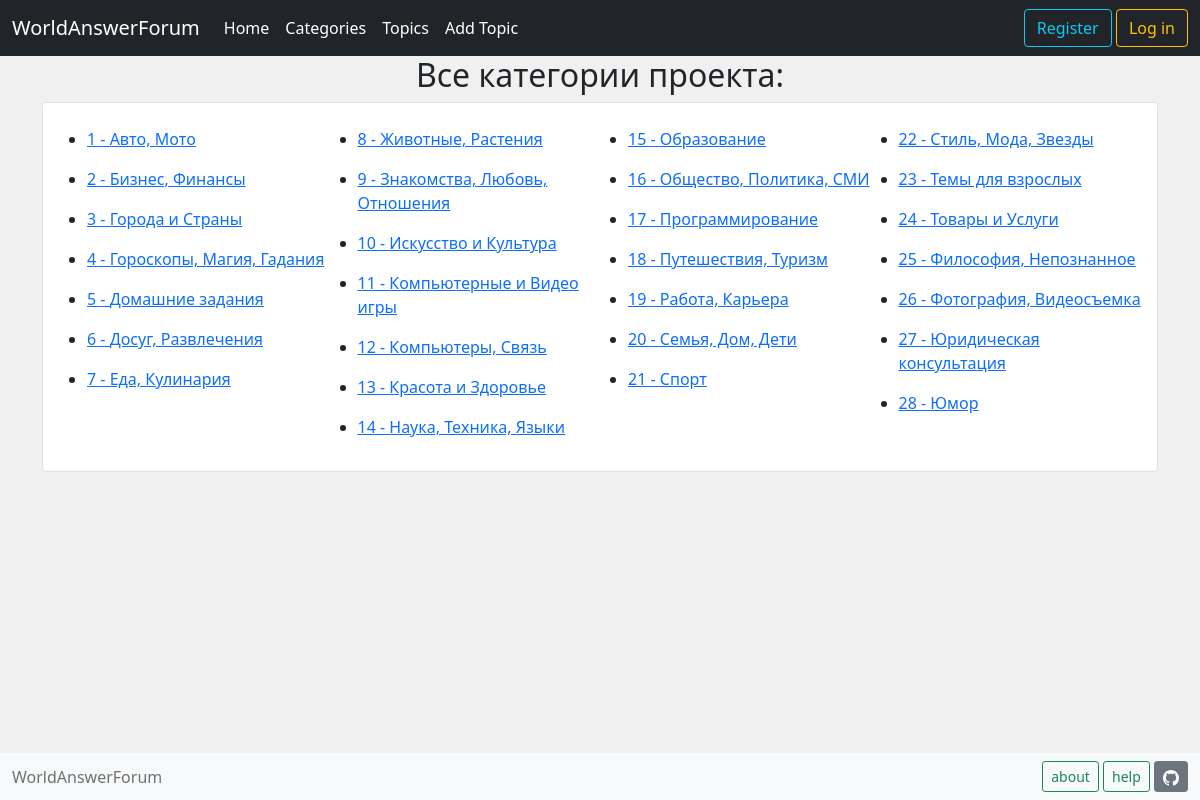
The page /categories on the database as committed earlier.
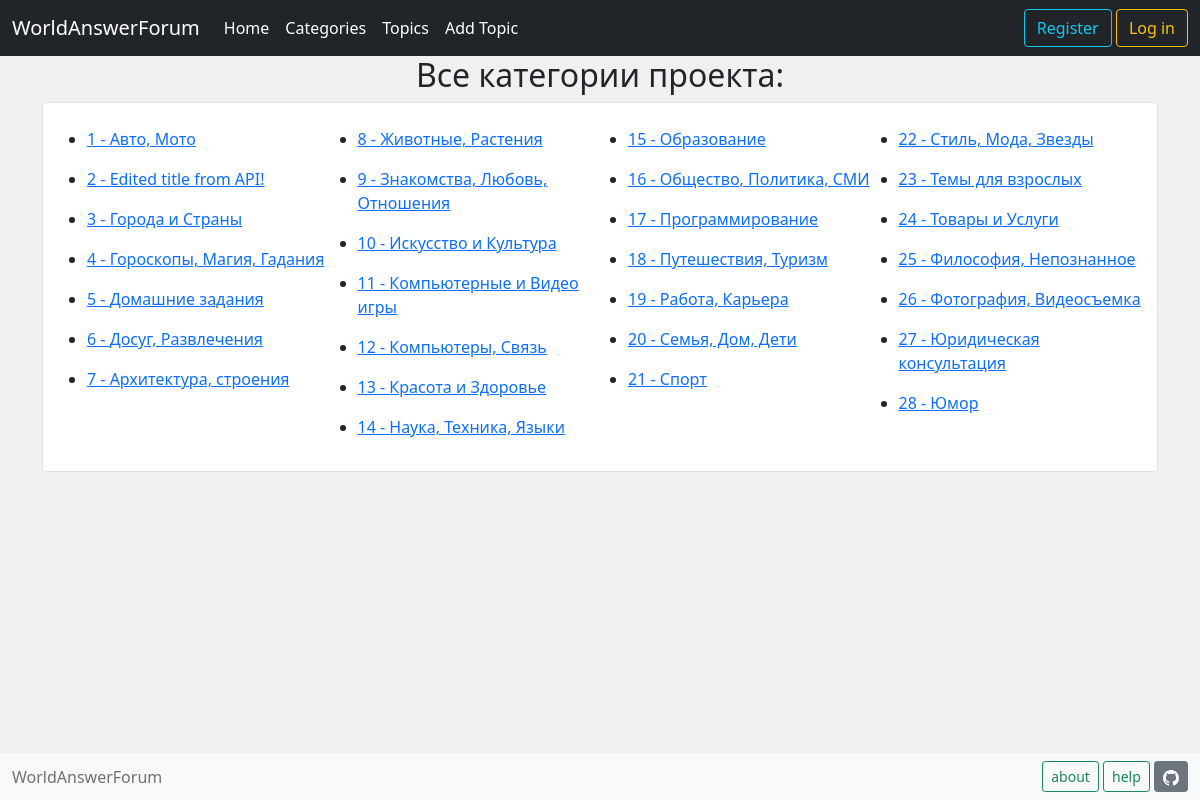
The same page on the database as committed later.
### data/category.py (models this page shows, shortened)
class Category(SqlAlchemyBase, SerializerMixin):
    __tablename__ = 'category'
    id = sqlalchemy.Column(
        sqlalchemy.Integer, autoincrement=True,
        primary_key=True, nullable=False)
    title = sqlalchemy.Column(
        sqlalchemy.String, unique=True, nullable=False)

### main.py (the view)
@app.route("/categories")
def all_categories():
    db_sess = db_session.create_session()
    categories = list(db_sess.query(Category).all())
    four_category_lists = \
        [categories[len(categories) // 4 * i:len(categories) // 4 * (i + 1)]
         for i in range(4)]
    return render_template(
        "categories.html",
        four_category_lists=four_category_lists)

### data/db_session.py (called while the page is built)
def create_session() -> Session:
    global __factory
    return __factory()

### templates/categories.html
{% extends "base.html" %}
{% block content %}
<h2 style="text-align: center;">Все категории проекта:</h2>
<div class="col-md6 border rounded" style="background-color: #fff;border: 1px solid #e0e0e0;">
    <ul>
        <div class="container">
            <div class="row">
                {% for category_list in four_category_lists %}
                <div class="col-sm"><br>
                    {% for category in category_list %}
                    <li>
                        <div class="sidenav">
                            <p><a href="/topics/{{ category.id }}">
                                {{ category.id }} - {{ category.title }}
                            </a></p>
                        </div>
                    </li>
                    {% endfor %}
                </div>
                {% endfor %}
            </div>
        </div>
    </ul>
</div>
{% endblock %}

### templates/base.html (shortened to what this page needs)
<!DOCTYPE html>
<html lang="en">
<head>
    <link href="https://cdn.jsdelivr.net/npm/bootstrap@5.0.0-beta1/dist/css/bootstrap.min.css"
          rel="stylesheet"
>
</head>
<body>
    {% set title = "WorldAnswerForum" %}
    <header>
        <nav class="navbar navbar-expand-lg navbar-dark bg-dark">
          <div class="container-fluid">
            <a class="navbar-brand" href="/">{{ title }}</a>
            <div class="collapse navbar-collapse" id="navbarSupportedContent">
              <ul class="navbar-nav me-auto my-2 my-lg-0 navbar-nav-scroll" style="--bs-scroll-height: 100px;">
                <li class="nav-item">
                  <a class="nav-link active" aria-current="page" href="/">Home</a>
                </li>
                <li class="nav-item">
                  <a class="nav-link active" href="/categories">Categories</a>
                </li>
                <li class="nav-item">
                  <a class="nav-link active" href="/topics/0">Topics</a>
                </li>
                <li class="nav-item">
                  {% if current_user.is_authenticated %}
                  <a class="nav-link active" href="/add_topic">Add Topic</a>
                  {% else %}
                  <a class="nav-link active" href="/login">Add Topic</a>
                  {% endif %}
                </li>
              </ul>
              <form class="d-flex">
                {% if current_user.is_authenticated %}
                <div class="btn-group"><div>
                  <button type="button" class="btn btn-outline-warning" data-bs-toggle="dropdown" data-bs-display="static" aria-expanded="false">
                    {% if current_user.notifies %}
                    <svg xmlns="http://www.w3.org/2000/svg" width="22" height="22" fill="currentColor" class="bi bi-bell-fill" viewBox="0 0 16 16">
                      <path d="M8 16a2 2 0 0 0 2-2H6a2 2 0 0 0 2 2zm.995-14.901a1 1 0 1 0-1.99 0A5.002 5.002 0 0 0 3 6c0 1.098-.5 6-2 7h14c-1.5-1-2-5.902-2-7 0-2.42-1.72-4.44-4.005-4.901z"/>
                    </svg>
                      <span class="badge bg-secondary">{{ get_notifies_num() }}</span>
                    {% else %}
                    <svg xmlns="http://www.w3.org/2000/svg" width="22" height="22" fill="currentColor" class="bi bi-bell" viewBox="0 0 16 16">
                      <path d="M8 16a2 2 0 0 0 2-2H6a2 2 0 0 0 2 2zM8 1.918l-.797.161A4.002 4.002 0 0 0 4 6c0 .628-.134 2.197-.459 3.742-.16.767-.376 1.566-.663 2.258h10.244c-.287-.692-.502-1.49-.663-2.258C12.134 8.197 12 6.628 12 6a4.002 4.002 0 0 0-3.203-3.92L8 1.917zM14.22 12c.223.447.481.801.78 1H1c.299-.199.557-.553.78-1C2.68 10.2 3 6.88 3 6c0-2.42 1.72-4.44 4.005-4.901a1 1 0 1 1 1.99 0A5.002 5.002 0 0 1 13 6c0 .88.32 4.2 1.22 6z"/>
                    </svg>
                    {% endif %}
                  </button>
                  <ul class="dropdown-menu dropdown-menu-lg-end">
                    {% if current_user.notifies %}
                    {% for notify in current_user.notifies %}
                    <li><a class="dropdown-item" type="button" href="{{ notify.href }}">
                        <svg xmlns="http://www.w3.org/2000/svg" width="16" height="16" fill="currentColor" class="bi bi-info-square" viewBox="0 0 16 16">
                          <path d="M14 1a1 1 0 0 1 1 1v12a1 1 0 0 1-1 1H2a1 1 0 0 1-1-1V2a1 1 0 0 1 1-1h12zM2 0a2 2 0 0 0-2 2v12a2 2 0 0 0 2 2h12a2 2 0 0 0 2-2V2a2 2 0 0 0-2-2H2z"/>
                          <path d="M8.93 6.588l-2.29.287-.082.38.45.083c.294.07.352.176.288.469l-.738 3.468c-.194.897.105 1.319.808 1.319.545 0 1.178-.252 1.465-.598l.088-.416c-.2.176-.492.246-.686.246-.275 0-.375-.193-.304-.533L8.93 6.588zM9 4.5a1 1 0 1 1-2 0 1 1 0 0 1 2 0z"/>
                        </svg>
                        {{ notify.text }}
                    </a></li>
                    {% endfor %}
                    <li>
                        <a class="btn btn-outline-danger btn-sm" href="{{ url_for('clear_notifies') }}" data-bs-toggle="tooltip" data-bs-placement="bottom" title="После очистки вы будете перенаправлены на главную страницу" style="text-align: center; margin-left: 2.4%; width: 95.4%;">очистить уведомления ({{ get_notifies_num() }})</a>
                    </li>
                    {% else %}
                    <li>
                        <center>
                            Нет уведомлений
                        </center>
                    </li>
                    {% endif %}
                  </ul>
                  <button type="button" class="btn btn-outline-warning dropdown-toggle" data-bs-toggle="dropdown" data-bs-display="static" aria-expanded="false">
                    {% if current_user.profile_img %}
                    <img src="/{{ current_user.profile_img }}" width="22" height="22" style="border-radius: 100px;">
                    {% else %}
                    <img src="https://encrypted-tbn0.gstatic.com/images?q=tbn:ANd9GcRxmwWDfc034Ea1LFCRRg__dQtvJQBpkRAKgA&usqp=CAU" width="22" height="22" style="border-radius: 100px;">
                    {% endif %}
                    {{ current_user.name }}
                  </button>
                  <ul class="dropdown-menu dropdown-menu-lg-end">
                    <li><a class="dropdown-item" type="button" href="/profile/{{ current_user.id }}">
                        <svg xmlns="http://www.w3.org/2000/svg" width="16" height="16" fill="currentColor" class="bi bi-person-fill" viewBox="0 0 16 16">
                          <path d="M3 14s-1 0-1-1 1-4 6-4 6 3 6 4-1 1-1 1H3zm5-6a3 3 0 1 0 0-6 3 3 0 0 0 0 6z"/>
                        </svg>
                        My Profile
                    </a></li>
                    <li><a class="dropdown-item" type="button" href="/edit_profile/{{ current_user.id }}">
                        <svg xmlns="http://www.w3.org/2000/svg" width="16" height="16" fill="currentColor" class="bi bi-person-bounding-box" viewBox="0 0 16 16">
                          <path d="M1.5 1a.5.5 0 0 0-.5.5v3a.5.5 0 0 1-1 0v-3A1.5 1.5 0 0 1 1.5 0h3a.5.5 0 0 1 0 1h-3zM11 .5a.5.5 0 0 1 .5-.5h3A1.5 1.5 0 0 1 16 1.5v3a.5.5 0 0 1-1 0v-3a.5.5 0 0 0-.5-.5h-3a.5.5 0 0 1-.5-.5zM.5 11a.5.5 0 0 1 .5.5v3a.5.5 0 0 0 .5.5h3a.5.5 0 0 1 0 1h-3A1.5 1.5 0 0 1 0 14.5v-3a.5.5 0 0 1 .5-.5zm15 0a.5.5 0 0 1 .5.5v3a1.5 1.5 0 0 1-1.5 1.5h-3a.5.5 0 0 1 0-1h3a.5.5 0 0 0 .5-.5v-3a.5.5 0 0 1 .5-.5z"/>
                          <path d="M3 14s-1 0-1-1 1-4 6-4 6 3 6 4-1 1-1 1H3zm8-9a3 3 0 1 1-6 0 3 3 0 0 1 6 0z"/>
                        </svg>
                        Edit profile image
                    </a></li>
                    <li><a class="dropdown-item" type="button" href="/edit_profile/{{ current_user.id }}">
                        <svg xmlns="http://www.w3.org/2000/svg" width="16" height="16" fill="currentColor" class="bi bi-journal-text" viewBox="0 0 16 16">
                          <path d="M5 10.5a.5.5 0 0 1 .5-.5h2a.5.5 0 0 1 0 1h-2a.5.5 0 0 1-.5-.5zm0-2a.5.5 0 0 1 .5-.5h5a.5.5 0 0 1 0 1h-5a.5.5 0 0 1-.5-.5zm0-2a.5.5 0 0 1 .5-.5h5a.5.5 0 0 1 0 1h-5a.5.5 0 0 1-.5-.5zm0-2a.5.5 0 0 1 .5-.5h5a.5.5 0 0 1 0 1h-5a.5.5 0 0 1-.5-.5z"/>
                          <path d="M3 0h10a2 2 0 0 1 2 2v12a2 2 0 0 1-2 2H3a2 2 0 0 1-2-2v-1h1v1a1 1 0 0 0 1 1h10a1 1 0 0 0 1-1V2a1 1 0 0 0-1-1H3a1 1 0 0 0-1 1v1H1V2a2 2 0 0 1 2-2z"/>
                          <path d="M1 5v-.5a.5.5 0 0 1 1 0V5h.5a.5.5 0 0 1 0 1h-2a.5.5 0 0 1 0-1H1zm0 3v-.5a.5.5 0 0 1 1 0V8h.5a.5.5 0 0 1 0 1h-2a.5.5 0 0 1 0-1H1zm0 3v-.5a.5.5 0 0 1 1 0v.5h.5a.5.5 0 0 1 0 1h-2a.5.5 0 0 1 0-1H1z"/>
                        </svg>
                        Edit description
                    </a></li>
                    <li><a class="btn btn-outline-warning header-btn dropdown-item" type="button" href="/logout">
                        <svg xmlns="http://www.w3.org/2000/svg" width="16" height="16" fill="currentColor" class="bi bi-reply-fill" viewBox="0 0 16 16">
                          <path d="M5.921 11.9L1.353 8.62a.719.719 0 0 1 0-1.238L5.921 4.1A.716.716 0 0 1 7 4.719V6c1.5 0 6 0 7 8-2.5-4.5-7-4-7-4v1.281c0 .56-.606.898-1.079.62z"/>
                        </svg>
                        Exit
                    </a></li>
                  </ul>
                </div></div>
                {% else %}
                <div>
                  <a class="btn btn-outline-info" href="/register">Register</a>
                  <a class="btn btn-outline-warning" href="/login">Log in</a>
                </div>
                {% endif %}
              </form>
            </div>
          </div>
        </nav>
    </header>
    <main role="main" class="container">
        {% block content %}{% endblock %}
    </main>
    <nav class="navbar fixed-bottom navbar-light bg-light">
      <div class="container-fluid">
        <div>
          <span class="navbar-text">
              {{ title }}
          </span>
         </div>
        <div>
          <button type="button" class="btn btn-outline-success btn-sm" data-bs-toggle="modal" data-bs-target="#AboutModal">
            about
          </button>
          <a class="btn btn-outline-success btn-sm" href="/question">help</a>
          <a class="btn btn-secondary btn-sm" href="https://github.com/Hamjoshua/YL_Flask_Project">
          </a>
        </div>
      </div>
    </nav>
</body>
</html>

### templates/base.html (style rules this page uses)
body { background-color: #f0f0f0; }

Rows that differ between the two databases and show on the page:
changed Category id 2: title "Бизнес, Финансы" → "Edited title from API!"
changed Category id 7: title "Еда, Кулинария" → "Архитектура, строения"
